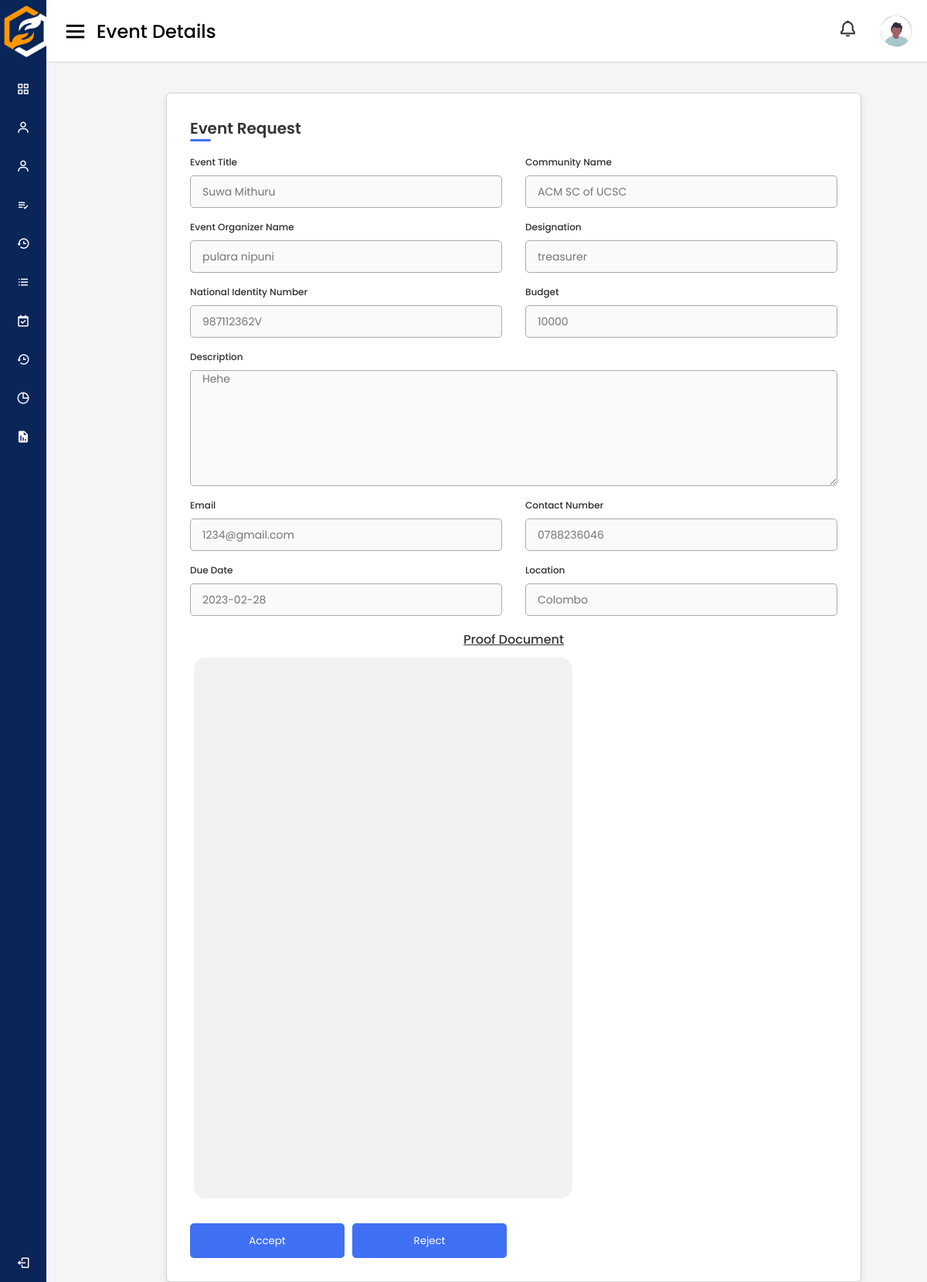
/pages/pendingEventDetails/1 (signed in), run on the app's committed database.
### tables this page shows
CREATE TABLE `events` (
  `id` int(11) NOT NULL,
  `event_title` varchar(255) NOT NULL,
  `description` text NOT NULL,
  `location` varchar(255) NOT NULL,
  `published_date` date NOT NULL DEFAULT current_timestamp(),
  `due_date` date NOT NULL,
  `completed_date` date NOT NULL,
  `rejected_date` date NOT NULL,
  `status` int(11) NOT NULL,
  `budget` int(11) NOT NULL,
  `received` int(11) NOT NULL,
  `proof_letter` varchar(255) NOT NULL,
  `thumbnail` varchar(255) NOT NULL,
  `bank_pass_book` varchar(255) NOT NULL,
  `bank_acc_number` varchar(255) NOT NULL,
  `bank_name` varchar(255) NOT NULL,
  `event_org_id` int(11) NOT NULL,
  `rejection_note` varchar(255) NOT NULL
);

CREATE TABLE `event_org` (
  `id` int(11) NOT NULL,
  `full_name` varchar(255) NOT NULL,
  `NIC` varchar(255) NOT NULL,
  `community_name` varchar(255) NOT NULL,
  `designation` varchar(255) NOT NULL,
  `zipcode` varchar(255) NOT NULL,
  `district` int(11) NOT NULL,
  `acc_status` int(11) NOT NULL,
  `user_id` int(11) NOT NULL,
  `proof_document` varchar(255) NOT NULL
);

CREATE TABLE `reg_user` (
  `id` int(11) NOT NULL,
  `email` varchar(255) NOT NULL,
  `password` varchar(255) NOT NULL,
  `user_type` int(11) NOT NULL,
  `prof_img` varchar(255) NOT NULL,
  `tp_number` varchar(10) NOT NULL,
  `otp_code` int(11) NOT NULL,
  `otp_verify` int(11) NOT NULL,
  `verification_status` int(11) NOT NULL,
  `rejection_note` varchar(255) NOT NULL,
  `password_reset_hash` varchar(255) NOT NULL,
  `password_reset_expiry` int(11) NOT NULL,
  `backup` varchar(255) NOT NULL
);

### app/controllers/Pages.php (called while the page is built, shortened)
<?php
class Pages extends Controller
{
    public function __construct()
    {
        $this->adminPageModel = $this->model('AdminPage');
    }
    public function pendingEventDetails($id)
    {
        $eventData = $this->adminPageModel->getPendingEventDetails($id);
        $data = [
            'eventData' => $eventData
        ];
        $this->view('users/admin/pendingEventDetails', $data);
    }
}

### app/libraries/Core.php (called while the page is built, shortened)
<?php
  class Core {
    protected $currentMethod = 'index';
    public function __construct(){
      $url = $this->getUrl();
      if(file_exists('../app/controllers/' . ucwords($url[0] ?? ''). '.php')){
        unset($url[0]);
      }
      $this->currentController = new $this->currentController;
      if(isset($url[1])){
        if(method_exists($this->currentController, $url[1])){
          $this->currentMethod = $url[1];
          unset($url[1]);
        }
      }
      $this->params = $url ? array_values($url) : [];
      call_user_func_array([$this->currentController, $this->currentMethod], $this->params);
    }
      public function getUrl(){
      if(isset($_GET['url'])){
        $url = rtrim($_GET['url'], '/');
        $url = filter_var($url, FILTER_SANITIZE_URL);
        $url = explode('/', $url);
        return $url;
      }
    }
  }

### public/index.php (called while the page is built, shortened)
<?php
    $init = new Core;

### app/libraries/Database.php (called while the page is built, shortened)
<?php
class Database
{
    private $host = DB_HOST;
    private $user = DB_USER;
    private $pass = DB_PASS;
    private $dbname = DB_NAME;
    private $dbh;
    private $stmt;
    public function __construct()
    {
        $dsn = 'mysql:host=' . $this->host . ';dbname=' . $this->dbname;
        $options = array(
            PDO::ATTR_PERSISTENT => true,
            PDO::ATTR_ERRMODE => PDO::ERRMODE_EXCEPTION
        );
        try {
            $this->dbh = new PDO($dsn, $this->user, $this->pass, $options);
        } catch (PDOException $e) {
            $this->error = $e->getMessage();
            echo $this->error;
        }
    }
    public function query($sql)
    {
        $this->stmt = $this->dbh->prepare($sql);
    }
    public function bind($param, $value, $type = null)
    {
        if (is_null($type)) {
            switch (true) {
                default:
                    $type = PDO::PARAM_STR;
            }
        }
        $this->stmt->bindValue($param, $value, $type);
    }
    public function resultSet()
    {
        $this->execute();
        return $this->stmt->fetchAll(PDO::FETCH_OBJ);
    }
    public function execute()
    {
        return $this->stmt->execute();
    }
}

### app/models/AdminPage.php (called while the page is built, shortened)
<?php
class AdminPage
{
    private $db;
    public function __construct()
    {
        $this->db = new Database;
    }
    public function getPendingEventDetails($id)
    {
        $this->db->query('SELECT e.id, e.event_title, e.description, o.community_name, o.designation, o.NIC, r.tp_number, e.due_date, e.budget, e.location, r.email, o.full_name FROM events e JOIN reg_user r ON e.event_org_id = r.id JOIN event_org o ON e.event_org_id = o.user_id WHERE e.status = 0 AND e.id = :id');
        $this->db->bind(':id', $id);
        $results = $this->db->resultSet();
        return $results;
    }
}

### app/views/users/admin/pendingEventDetails.php (the view, shortened to what this page needs)
<!DOCTYPE html>
<html lang="en" dir="ltr">
<head>
    <link rel="stylesheet" href="<?php echo URLROOT; ?>/css/style_dashboard.css"/>
    <link rel="stylesheet" href="<?php echo URLROOT; ?>/css/donation_details.css"/>
    <link href="https://unpkg.com/boxicons@2.0.7/css/boxicons.min.css" rel="stylesheet"/>
</head>
<body>
<?php require APPROOT . '/views/inc/side_navbar.php'; ?>
<section class="home-section">
    <nav>
        <div class="sidebar-button">
            <i class="bx bx-menu sidebarBtn"></i>
            <span class="dashboard">Event Details</span>
        </div>
        <div class="profile-details">
            <div class="notification">
                <i class="bx bx-bell bx-tada notification"></i>
            </div>
            <img src="<?php echo URLROOT; ?>/img/profile_pic.svg" alt=""/>
        </div>
    </nav>
    <main>
        <div class="container">
            <header>Event Request</header>
            <form action="">
                <?php foreach ($data['eventData'] as $eventData): ?>
                <div class="formfirst">
                    <div class="details personal">
                        <div class="fields">
                            <div class="input-field">
                                <label>Event Title </label>
                                <input type="text" disabled placeholder="<?php echo $eventData->event_title; ?>">
                            </div>
                            <div class="input-field">
                                <label>Community Name</label>
                                <input type="text" disabled placeholder="<?php echo $eventData->community_name; ?>">
                            </div>
                            <div class="input-field">
                                <label>Event Organizer Name</label>
                                <input type="text" disabled placeholder="<?php echo $eventData->full_name; ?>">
                            </div>
                            <div class="input-field">
                                <label>Designation</label>
                                <input type="text" disabled placeholder="<?php echo $eventData->designation; ?>">
                            </div>
                            <div class="input-field">
                                <label>National Identity Number</label>
                                <input type="text" disabled placeholder="<?php echo $eventData->NIC; ?>">
                            </div>
                            <div class="input-field">
                                <label>Budget</label>
                                <input type="text" disabled placeholder="<?php echo $eventData->budget; ?>">
                            </div>
                            <div class="input-field" id="description">
                                <label>Description</label>
                                <textarea disabled placeholder="<?php echo $eventData->description; ?>"></textarea>
                            </div>
                            <div class="input-field">
                                <label>Email</label>
                                <input type="text" disabled placeholder="<?php echo $eventData->email; ?>">
                            </div>
                            <div class="input-field">
                                <label>Contact Number</label>
                                <input type="number" disabled placeholder="<?php echo $eventData->tp_number; ?>">
                            </div>
                            <div class="input-field">
                                <label>Due Date</label>
                                <input type="" disabled placeholder="<?php echo $eventData->due_date; ?>">
                            </div>
                            <div class="input-field">
                                <label>Location</label>
                                <input type="text" disabled placeholder="<?php echo $eventData->location; ?>">
                            </div>
                        </div>
                    </div>
                    <span class="title"><u>Proof Document</u></span>
                    <div class="photo-container" id="grame">
                        <div class="img-area" id="area-three" data-img="">
                        </div>
                    </div>
                    <?php endforeach; ?>
                    <div class="flex">
                        <button type="button" id="accept"
                                onclick="document.getElementById('confirm-modal').style.display='block'"
                                class="abc">Accept
                        </button>
                        <button type="button"
                                onclick="location.href='<?php echo URLROOT; ?>/adminPages/rejectEventNote/<?php echo $eventData->id; ?>'"
                                class="abc">Reject
                        </button>
                    </div>
                </div>
            </form>
        </div>
    </main>
</section>
</body>
</html>

### public/css/style_dashboard.css (style rules this page uses)
* { margin: 0; padding: 0; box-sizing: border-box; font-family: 'Poppins', sans-serif; }
.home-section { position: relative; background: #f5f5f5; min-height: 100vh; width: calc(100% - 240px); left: 240px; transition: all 0.5s ease; }
.home-section nav { display: flex; justify-content: space-between; height: 80px; background: #fff; display: flex; align-items: center; position: fixed; width: calc(100% - 240px); left: 240px; z-index: 100; padding: 0 20px; box-shadow: 0 1px 1px rgba(0, 0, 0, 0.1); transition: all 0.5s ease; }
.home-section nav .sidebar-button { display: flex; align-items: center; font-size: 24px; font-weight: 500; }
nav .sidebar-button i { font-size: 35px; margin-right: 10px; }
.home-section nav .profile-details { display: flex; align-items: center; padding: 0 auto; }
.profile-details i { padding: 0px 30px; }
nav .profile-details img { height: 40px; width: 40px; border-radius: 6px; object-fit: cover; }
nav .profile-details i { font-size: 25px; color: #333; }
.bx-bell { padding: 10px 10px; }
textarea { width: 100%; padding: 10px; }
.title { text-align: center; }
.container { background-color: #e2e0e0; padding: 10px; border: 1px solid lightgrey; border-radius: 3px; width: 33%; }
@media (max-width: 1240px) { .home-section { width: calc(100% - 60px); left: 60px; } }
@media (max-width: 1240px) { .home-section nav { width: calc(100% - 60px); left: 60px; } }

### data on the page
events: event_title "Suwa Mithuru", community_name "ACM SC of UCSC", full_name "pulara nipuni", designation "treasurer", NIC "987112362V", budget "10000", description "Hehe", email "1234@gmail.com", tp_number "0788236046", due_date "2023-02-28", location "Colombo"
